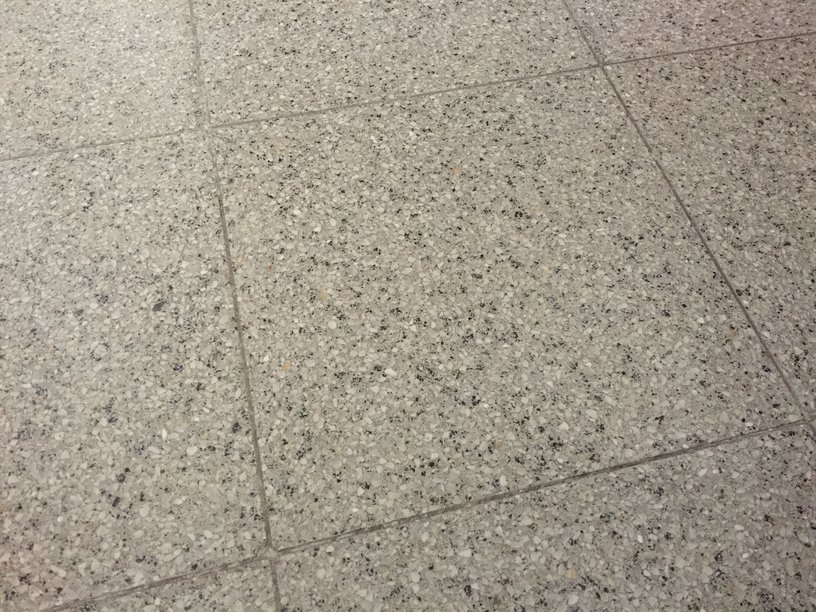
#> input picture Lab8/in.jpg, 816 x 612 px
$ python lab8.py
#> lines starting #> are read from the running program, lines starting #| are printed output that depends on the picture
import cv2
import  numpy as np

image = cv2.imread('in.jpg')
#> image is the input picture: shape (612, 816, 3); mean B, G, R 141.2, 154.7, 162.5

def read_matches(fname):
#> called with fname = 'corrs.txt'
	fin = open(fname)
#> (reads Lab8/corrs.txt from the repository)
	f = fin.read()
	fin.close()
	src_points = []
	dst_points = []
	for line in f.strip().split("\n"):
		points = line.strip().split(",")
		p1 = points[0].strip().split(" ")
		p2 = points[1].strip().split(" ")
		src_points.append((float(p1[0]),float(p1[1])))
		dst_points.append((float(p2[0]),float(p2[1])))
	return src_points,dst_points

src_points,dst_points = read_matches("corrs.txt")

src_points = np.float_(src_points)
dst_points = np.float_(dst_points)
# 2) FIND EACH AVG POINTS OF SRC AND DST LIST

def find_avg_of_points(points):
	x = 0
	y = 0
	for point in points:
		x += point[0]
		y += point[1]
	return x/len(points) ,y/len(points)

avg_src_x ,avg_src_y = find_avg_of_points(src_points)
avg_dst_x , avg_dst_y = find_avg_of_points(dst_points)

print(avg_src_x,avg_src_y,avg_dst_x,avg_dst_y)
#435.95 285.15 264.78235 356.28720000000004

# 3) FIND EACH MOVED POINTS OF SRC AND DST LIST


def find_moved_points(points,avg_x, avg_y):
#> called with points = array of shape (20, 2), avg_x = 435.9, avg_y = 285.1
	moved_points = []
	for point in points:
		x = point[0] - avg_x
		y = point[1] - avg_y
		moved_points.append([x,y])
	return moved_points

moved_src_points = find_moved_points(src_points,avg_src_x,avg_src_y)
moved_dst_points = find_moved_points(dst_points,avg_dst_x,avg_dst_y)


# 4) FIND EACH TOTAL DISTANCE OF SRC AND DST LIST
print("moved_dst_src: ", moved_dst_points)

def find_euclidean_distance(points,x,y):
#> called with x = 0, y = 0
	total_dist_of_points = 0
	for point in points:
		total_dist_of_points += np.sqrt(np.power(point[0]-x, 2) + np.power(point[1]-y, 2))
	return total_dist_of_points / len(points)

total_dist_of_moved_src_points = find_euclidean_distance(moved_src_points,0,0)
total_dist_of_moved_dst_points = find_euclidean_distance(moved_dst_points,0,0)

print("total_dist_of_moved_src_points: ", total_dist_of_moved_src_points)
print("total_dist_of_moved_dst_points: ", total_dist_of_moved_dst_points)

# 5) FIND SCALE

scale_src = np.sqrt(2) / total_dist_of_moved_src_points
scale_dst = np.sqrt(2) / total_dist_of_moved_dst_points

print("scale_of_total_src: " , scale_src)
print("scale_of_total_dst: " , scale_dst)

# 6) FIND TILDA POINTS OF SRC AND DST

src_points_tilda = np.dot(scale_src ,moved_src_points)
dst_points_tilda = np.dot(scale_dst, moved_dst_points)

src_points = np.float_(src_points)
dst_points = np.float_(dst_points)

print("src_points: " ,src_points)
print("src_points_tilda: ", src_points_tilda)
print()
print("dst_points: " ,dst_points)
print("dst_points_tilda: ", dst_points_tilda)

hmg_src_points = np.insert(src_points,2,1,axis=1)
hmg_dst_points = np.insert(dst_points,2,1,axis=1)

hmg_src_points_tilda = np.insert(src_points_tilda,2,1,axis=1)
hmg_dst_points_tilda = np.insert(dst_points_tilda,2,1,axis=1)

T_src = np.dot(np.transpose(hmg_src_points_tilda),np.linalg.pinv(np.transpose(hmg_src_points)))
T_dst = np.dot(np.transpose(hmg_dst_points_tilda),np.linalg.pinv(np.transpose(hmg_dst_points)))

T = np.array( [ [scale_src, 0, scale_src*-1* avg_src_x], [0, scale_src, scale_src*-1*avg_src_y], [0, 0, 1] ] )

Tprime = np.array( [ [scale_dst, 0, scale_dst*-1*avg_dst_x], [0, scale_dst, scale_dst*-1*avg_dst_y], [0, 0, 1] ] )

print("T_src: " ,T_src)
print("T_dst: " ,T_dst)

height, width = hmg_src_points_tilda.shape

A = np.zeros((2*height,9),dtype=np.float64)
print(len(A))
height, width = A.shape


for i in range(0,len(hmg_src_points_tilda)):
	A[2*i][3] = -hmg_src_points_tilda[i][0]
	A[2*i][4] = -hmg_src_points_tilda[i][1]
	A[2*i][5] = -hmg_src_points_tilda[i][2]
	A[2*i][6] = hmg_dst_points_tilda[i][1]*hmg_src_points_tilda[i][0]
	A[2*i][7] = hmg_dst_points_tilda[i][1]*hmg_src_points_tilda[i][1]
	A[2*i][8] = hmg_dst_points_tilda[i][1]*hmg_src_points_tilda[i][2]

	A[2*i+1][0] = hmg_src_points_tilda[i][0]
	A[2*i+1][1] = hmg_src_points_tilda[i][1]
	A[2*i+1][2] = hmg_src_points_tilda[i][2]
	A[2*i+1][6] = -hmg_dst_points_tilda[i][0]*hmg_src_points_tilda[i][0]
	A[2*i+1][7] = -hmg_dst_points_tilda[i][0]*hmg_src_points_tilda[i][1]
	A[2*i+1][8] = -hmg_dst_points_tilda[i][0]*hmg_src_points_tilda[i][2]


print("A: " , A)

U, s, VT = cv2.SVDecomp(A)
L = VT[-1]
H_normalized = L.reshape(3,3)

print("H_normalized: ", H_normalized)


H = np.dot(np.dot(np.linalg.inv(Tprime),H_normalized),T)

warp = cv2.warpPerspective(image, H, (1000, 1000))
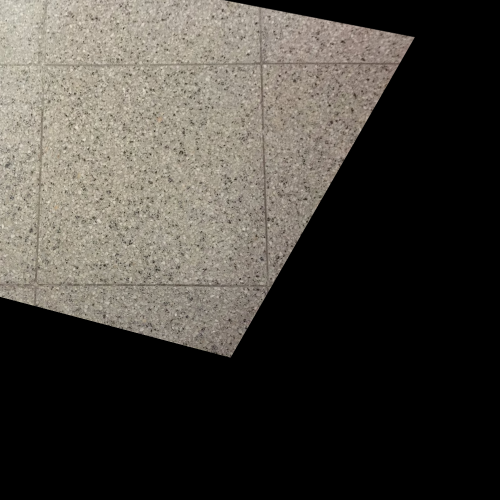
#> warp: shape (1000, 1000, 3) (shown at 1/2 size); mean B, G, R 60.2, 66.1, 69.6
cv2.imwrite('warp_perspective.jpg', warp)
